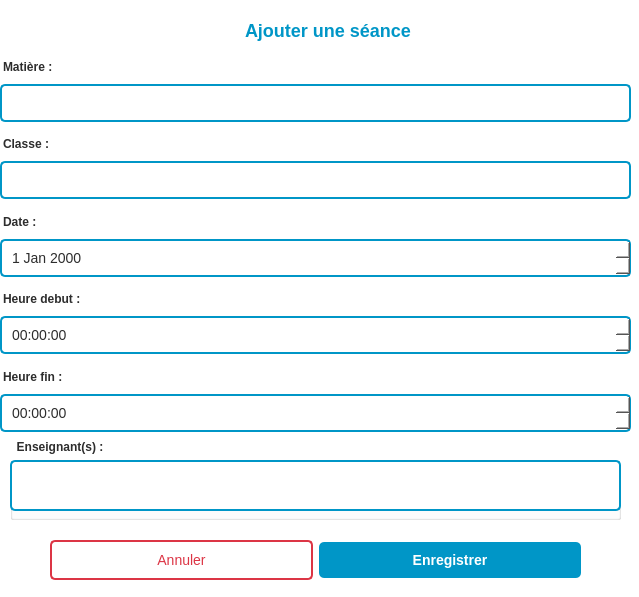
<?xml version="1.0" encoding="UTF-8"?>
<ui version="4.0">
 <class>SeanceDialog</class>
 <widget class="QDialog" name="SeanceDialog">
  <property name="geometry">
   <rect>
    <x>0</x>
    <y>0</y>
    <width>639</width>
    <height>597</height>
   </rect>
  </property>
  <property name="windowTitle">
   <string>Dialog</string>
  </property>
  <property name="styleSheet">
   <string notr="true">/* Fenêtre dialog */
QDialog {
    background-color: #FFFFFF;
    font-family: Arial;
    font-size: 14px;
}

/* Titre */
#label_titre {
    color: #0096C7;
    font-size: 18px;
    font-weight: bold;
    padding: 10px;
}

/* Labels */
#label_matiere, #label_classe, #label_date,
#label_heure_debut, #label_heure_fin {
    color: #2D2D2D;
    font-weight: bold;
    margin-top: 5px;
}

/* Champs de saisie */
QLineEdit {
    border: 2px solid #0096C7;
    border-radius: 5px;
    padding: 8px;
    font-size: 14px;
    color: #2D2D2D;
}

QLineEdit:focus {
    border: 2px solid #0077A8;
    background-color: #F0F9FF;
}

/* ComboBox */
QComboBox {
    border: 2px solid #0096C7;
    border-radius: 5px;
    padding: 8px;
    font-size: 14px;
    color: #2D2D2D;
    background-color: #FFFFFF;
}

QComboBox:focus {
    border: 2px solid #0077A8;
}

QComboBox::drop-down {
    border: none;
    width: 30px;
}

QComboBox QAbstractItemView {
    border: 2px solid #0096C7;
    border-radius: 5px;
    background-color: #FFFFFF;
    selection-background-color: #0096C7;
    selection-color: #FFFFFF;
}

/* DateEdit */
QDateEdit {
    border: 2px solid #0096C7;
    border-radius: 5px;
    padding: 8px;
    font-size: 14px;
    color: #2D2D2D;
    background-color: #FFFFFF;
}

QDateEdit:focus {
    border: 2px solid #0077A8;
    background-color: #F0F9FF;
}

QDateEdit::drop-down {
    border: none;
    width: 30px;
}

/* TimeEdit */
QTimeEdit {
    border: 2px solid #0096C7;
    border-radius: 5px;
    padding: 8px;
    font-size: 14px;
    color: #2D2D2D;
    background-color: #FFFFFF;
}

QTimeEdit:focus {
    border: 2px solid #0077A8;
    background-color: #F0F9FF;
}

QTimeEdit::drop-down {
    border: none;
    width: 30px;
}

/* Bouton enregistrer */
#btn_enregistrer {
    background-color: #0096C7;
    color: #FFFFFF;
    border-radius: 5px;
    padding: 10px 20px;
    font-size: 14px;
    font-weight: bold;
}

#btn_enregistrer:hover {
    background-color: #0077A8;
}

/* Bouton annuler */
#btn_annuler {
    background-color: #FFFFFF;
    color: #DC3545;
    border: 2px solid #DC3545;
    border-radius: 5px;
    padding: 10px 20px;
    font-size: 14px;
}

#btn_annuler:hover {
    background-color: #DC3545;
    color: #FFFFFF;
}

/* GroupBox */
QGroupBox {
    margin-top: 10px;
    font-weight: bold;
    color: #0096C7;
    padding: 10px;
}

QGroupBox::title {
    subcontrol-origin: margin;
    subcontrol-position: top left;
    padding: 0 5px;
 	color: #2D2D2D;
}

/* ListWidget */
QListWidget {
    border: 2px solid #0096C7;
    border-radius: 5px;
    padding: 5px;
    background-color: #FFFFFF;
    font-size: 13px;
    color: #2D2D2D;
}

QListWidget::item {
    padding: 5px;
    border-radius: 3px;
}

QListWidget::item:hover {
    background-color: #F0F9FF;
}

QListWidget::item:selected {
    background-color: #0096C7;
    color: #FFFFFF;
}

/* Case à cocher dans ListWidget */
QListWidget::indicator {
    width: 15px;
    height: 15px;
}

QListWidget::indicator:unchecked {
    border: 2px solid #0096C7;
    border-radius: 3px;
    background-color: #FFFFFF;
}

QListWidget::indicator:checked {
    border: 2px solid #0096C7;
    border-radius: 3px;
    background-color: #0096C7;
}</string>
  </property>
  <widget class="QWidget" name="widget_content" native="true">
   <property name="geometry">
    <rect>
     <x>0</x>
     <y>0</y>
     <width>641</width>
     <height>601</height>
    </rect>
   </property>
   <widget class="QLabel" name="label_titre">
    <property name="geometry">
     <rect>
      <x>230</x>
      <y>10</y>
      <width>201</width>
      <height>41</height>
     </rect>
    </property>
    <property name="text">
     <string>Ajouter une séance</string>
    </property>
   </widget>
   <widget class="QWidget" name="widget_form" native="true">
    <property name="geometry">
     <rect>
      <x>0</x>
      <y>50</y>
      <width>631</width>
      <height>382</height>
     </rect>
    </property>
    <property name="styleSheet">
     <string notr="true">/* Fenêtre dialog */
QDialog {
    background-color: #FFFFFF;
    font-family: Arial;
    font-size: 14px;
}

/* Titre */
#label_titre {
    color: #0096C7;
    font-size: 18px;
    font-weight: bold;
    padding: 10px;
}

/* Labels */
#label_matiere, #label_classe, #label_date,
#label_heure_debut, #label_heure_fin {
    color: #2D2D2D;
    font-weight: bold;
    margin-top: 5px;
}

/* Champs de saisie */
QLineEdit {
    border: 2px solid #0096C7;
    border-radius: 5px;
    padding: 8px;
    font-size: 14px;
    color: #2D2D2D;
}

QLineEdit:focus {
    border: 2px solid #0077A8;
    background-color: #F0F9FF;
}

/* ComboBox */
QComboBox {
    border: 2px solid #0096C7;
    border-radius: 5px;
    padding: 8px;
    font-size: 14px;
    color: #2D2D2D;
    background-color: #FFFFFF;
}

QComboBox:focus {
    border: 2px solid #0077A8;
}

QComboBox::drop-down {
    border: none;
    width: 30px;
}

QComboBox QAbstractItemView {
    border: 2px solid #0096C7;
    border-radius: 5px;
    background-color: #FFFFFF;
    selection-background-color: #0096C7;
    selection-color: #FFFFFF;
}

/* DateEdit */
QDateEdit {
    border: 2px solid #0096C7;
    border-radius: 5px;
    padding: 8px;
    font-size: 14px;
    color: #2D2D2D;
    background-color: #FFFFFF;
}

QDateEdit:focus {
    border: 2px solid #0077A8;
    background-color: #F0F9FF;
}

QDateEdit::drop-down {
    border: none;
    width: 30px;
}

/* TimeEdit */
QTimeEdit {
    border: 2px solid #0096C7;
    border-radius: 5px;
    padding: 8px;
    font-size: 14px;
    color: #2D2D2D;
    background-color: #FFFFFF;
}

QTimeEdit:focus {
    border: 2px solid #0077A8;
    background-color: #F0F9FF;
}

QTimeEdit::drop-down {
    border: none;
    width: 30px;
}

/* Bouton enregistrer */
#btn_enregistrer {
    background-color: #0096C7;
    color: #FFFFFF;
    border-radius: 5px;
    padding: 10px 20px;
    font-size: 14px;
    font-weight: bold;
}

#btn_enregistrer:hover {
    background-color: #0077A8;
}

/* Bouton annuler */
#btn_annuler {
    background-color: #FFFFFF;
    color: #DC3545;
    border: 2px solid #DC3545;
    border-radius: 5px;
    padding: 10px 20px;
    font-size: 14px;
}

#btn_annuler:hover {
    background-color: #DC3545;
    color: #FFFFFF;
}</string>
    </property>
    <layout class="QVBoxLayout" name="verticalLayout">
     <item>
      <widget class="QLabel" name="label_matiere">
       <property name="text">
        <string>Matière :</string>
       </property>
      </widget>
     </item>
     <item>
      <widget class="QComboBox" name="comboBox_matiere"/>
     </item>
     <item>
      <widget class="QLabel" name="label_classe">
       <property name="text">
        <string>Classe :</string>
       </property>
      </widget>
     </item>
     <item>
      <widget class="QComboBox" name="comboBox_classe"/>
     </item>
     <item>
      <widget class="QLabel" name="label_date">
       <property name="text">
        <string>Date :</string>
       </property>
      </widget>
     </item>
     <item>
      <widget class="QDateEdit" name="dateEdit_date"/>
     </item>
     <item>
      <widget class="QLabel" name="label_heure_debut">
       <property name="text">
        <string>Heure debut :</string>
       </property>
      </widget>
     </item>
     <item>
      <widget class="QTimeEdit" name="timeEdit_debut"/>
     </item>
     <item>
      <widget class="QLabel" name="label_heure_fin">
       <property name="text">
        <string>Heure fin :</string>
       </property>
      </widget>
     </item>
     <item>
      <widget class="QTimeEdit" name="timeEdit_fin"/>
     </item>
    </layout>
   </widget>
   <widget class="QGroupBox" name="groupBox_enseignants">
    <property name="geometry">
     <rect>
      <x>10</x>
      <y>440</y>
      <width>611</width>
      <height>80</height>
     </rect>
    </property>
    <property name="title">
     <string>Enseignant(s) :</string>
    </property>
    <widget class="QListWidget" name="listWidget_enseignants">
     <property name="geometry">
      <rect>
       <x>0</x>
       <y>20</y>
       <width>611</width>
       <height>51</height>
      </rect>
     </property>
    </widget>
   </widget>
   <widget class="QWidget" name="widget" native="true">
    <property name="geometry">
     <rect>
      <x>50</x>
      <y>530</y>
      <width>531</width>
      <height>61</height>
     </rect>
    </property>
    <layout class="QHBoxLayout" name="horizontalLayout">
     <item>
      <widget class="QPushButton" name="btn_annuler">
       <property name="text">
        <string>Annuler</string>
       </property>
      </widget>
     </item>
     <item>
      <widget class="QPushButton" name="btn_enregistrer">
       <property name="text">
        <string>Enregistrer</string>
       </property>
      </widget>
     </item>
    </layout>
   </widget>
  </widget>
 </widget>
 <resources/>
 <connections/>
</ui>
